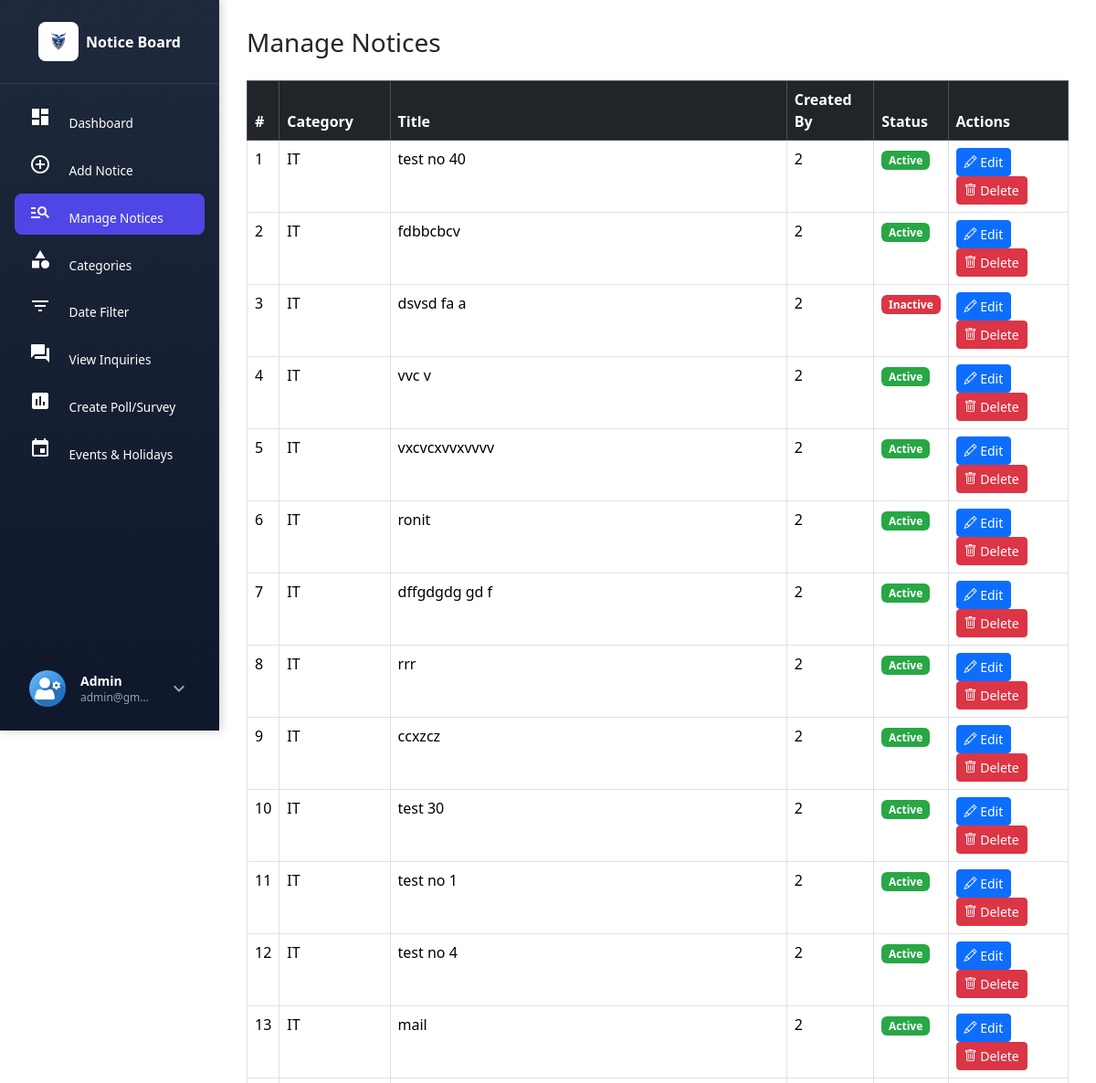
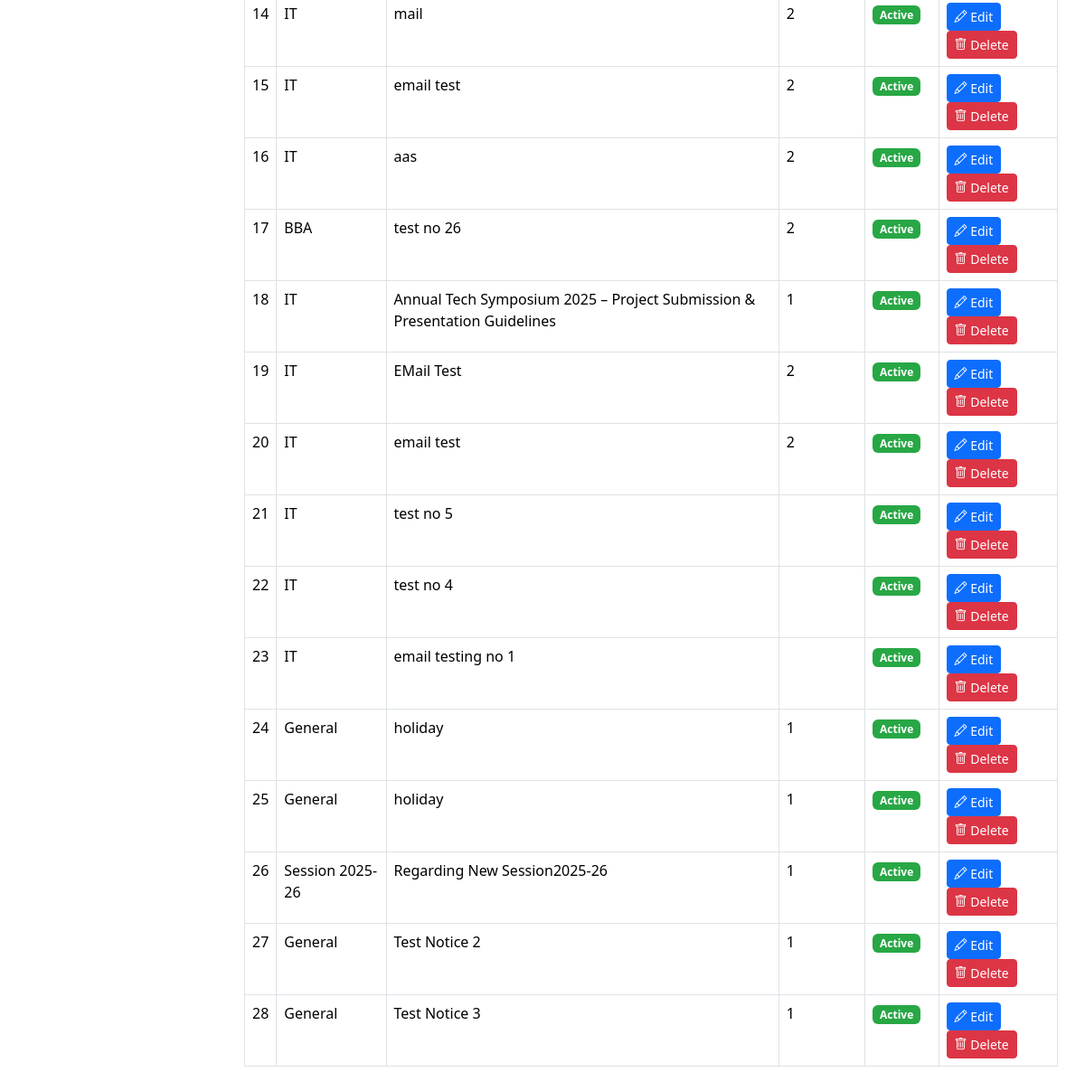
The page /manage-notices.php (signed in) on the database its author committed (2 pictures, top to bottom).
### tables this page shows
CREATE TABLE `notices` (
  `id` int(11) NOT NULL,
  `category` varchar(255) DEFAULT NULL,
  `Class` varchar(10) NOT NULL,
  `title` varchar(255) NOT NULL,
  `content` text NOT NULL,
  `created_at` timestamp NOT NULL DEFAULT current_timestamp(),
  `status` enum('active','inactive') DEFAULT 'active',
  `created_by` int(11) DEFAULT NULL,
  `file_path` varchar(255) DEFAULT NULL,
  `views` int(11) DEFAULT 0
);

### manage-notices.php (the view, shortened to what this page needs)
<?php
include_once('includes/dbconnection.php');
?>
<!DOCTYPE html>
<html lang="en">
<head>
    <link href="https://cdn.jsdelivr.net/npm/bootstrap@5.3.0/dist/css/bootstrap.min.css" rel="stylesheet">
    <link href="https://cdn.jsdelivr.net/npm/bootstrap-icons@1.10.5/font/bootstrap-icons.css" rel="stylesheet">
</head>
<body>
<?php include_once('includes/admin_sidebar.php'); ?>
<?php include('includes/header.php'); ?>
<div class="content">
    <h3 class="mb-4">Manage Notices</h3>
    <table class="table table-bordered table-hover bg-white">
        <thead class="table-dark">
            <tr>
                <th>#</th>
                <th>Category</th>
                <th>Title</th>
                <th>Created By</th>
                <th>Status</th>
                <th>Actions</th>
            </tr>
        </thead>
        <tbody>
        <?php
        $sql = "SELECT * FROM notices ORDER BY created_at DESC";
        $result = $con->query($sql);
        $cnt = 1;
        while ($row = $result->fetch_assoc()):
        ?>
            <tr>
                <td><?= $cnt++ ?></td>
                <td><?= htmlspecialchars($row['category']) ?></td>
                <td><?= htmlspecialchars($row['title']) ?></td>
                <td><?= htmlspecialchars($row['created_by']) ?></td>
                <td>
                    <span class="badge <?= $row['status'] == 'inactive' ? 'badge-danger' : 'badge-success' ?>">
                        <?= ucfirst($row['status']) ?>
                    </span>
                </td>
                <td>
                    <a href="edit_notice.php?id=<?= $row['id'] ?>" class="btn btn-sm btn-primary">
                        <i class="bi bi-pencil"></i> Edit
                    </a>
                    <a href="delete_notice.php?id=<?= $row['id'] ?>" onclick="return confirm('Delete this notice?');" class="btn btn-sm btn-danger">
                        <i class="bi bi-trash"></i> Delete
                    </a>
                </td>
            </tr>
        <?php endwhile; ?>
        </tbody>
    </table>
</div>
</body>
</html>

### includes/admin_sidebar.php (shortened to what this page needs)
<?php
include(__DIR__ . '/dbconnection.php');
$adminid = $_SESSION['nbid'];
$ret = mysqli_query($con, "SELECT AdminName, Email, role FROM tbladmin WHERE ID='$adminid'");
$row = mysqli_fetch_array($ret);
$name = $row['AdminName'] ?? '';
$email = $row['Email'] ?? '';
$current_page = basename($_SERVER['PHP_SELF']);
?>
<!DOCTYPE html>
<html lang="en">
<head>
<link href="https://cdn.jsdelivr.net/npm/bootstrap@5.3.6/dist/css/bootstrap.min.css" rel="stylesheet">
<link href="https://cdn.jsdelivr.net/npm/bootstrap-icons@1.10.5/font/bootstrap-icons.css" rel="stylesheet">
<script src="https://cdn.tailwindcss.com"></script>
  <link href="https://cdn.jsdelivr.net/npm/bootstrap@5.3.6/dist/css/bootstrap.min.css" rel="stylesheet">
  <link href="https://cdn.jsdelivr.net/npm/bootstrap-icons@1.10.5/font/bootstrap-icons.css" rel="stylesheet">
  <script src="https://cdn.tailwindcss.com"></script>
    <script src="https://cdn.tailwindcss.com"></script>
    <link rel="stylesheet" href="https://cdnjs.cloudflare.com/ajax/libs/font-awesome/6.4.0/css/all.min.css">
</head>
<body>
  <aside class="sidebar">
    <div class="sidebar-header d-flex align-items-center justify-content-center p-4">
      <div class="sidebar-logo me-2">
        <img alt="Logo" width="28" height="28" class="img-fluid"
             src="images/jai_hind.jpeg" />
      </div>
      <span class="fw-semibold" style="font-size:1rem;">Notice Board</span>
    </div>
    <nav class="flex-grow-1 p-3">
      <div class="nav flex-column">
        <a href="dashboard.php" class="nav-link <?php echo ($current_page == 'dashboard.php') ? 'active' : ''; ?>">
          <i class="material-icons nav-icon">dashboard</i>
          <span class="ms-3">Dashboard</span>
        </a>
        <a href="add-notices.php" class="nav-link <?php echo ($current_page == 'add-notices.php') ? 'active' : ''; ?>">
          <i class="material-icons nav-icon">add_circle_outline</i>
          <span class="ms-3">Add Notice</span>
        </a>
        <a href="manage-notices.php" class="nav-link <?php echo ($current_page == 'manage-notices.php') ? 'active' : ''; ?>">
          <i class="material-icons nav-icon">manage_search</i>
          <span class="ms-3">Manage Notices</span>
        </a>
        <a href="category.php" class="nav-link <?php echo ($current_page == 'category.php') ? 'active' : ''; ?>">
          <i class="material-icons nav-icon">category</i>
          <span class="ms-3">Categories</span>
        </a>
        <a href="bwdates-reports.php" class="nav-link <?php echo ($current_page == 'bwdates-reports.php') ? 'active' : ''; ?>">
          <i class="material-icons nav-icon">filter_list</i>
          <span class="ms-3">Date Filter</span>
        </a>
        <a href="view_Inquiries.php" class="nav-link <?php echo ($current_page == 'view_Inquiries.php') ? 'active' : ''; ?>">
          <i class="material-icons nav-icon">question_answer</i>
          <span class="ms-3">View Inquiries</span>
        </a>
        <a href="admin-polls.php" class="nav-link <?php echo ($current_page == 'admin-polls.php') ? 'active' : ''; ?>">
          <i class="material-icons nav-icon">poll</i>
          <span class="ms-3">Create Poll/Survey</span>
        </a>
        <a href="admin-events.php" class="nav-link <?php echo ($current_page == 'admin-events.php') ? 'active' : ''; ?>">
          <i class="material-icons nav-icon">event</i>
          <span class="ms-3">Events & Holidays</span>
        </a>
      </div>
    </nav>
    <div class="sidebar-footer p-3 relative">
      <div class="relative group w-full">
        <button onclick="toggleDropdown()" class="w-full bg-transparent text-left flex items-center gap-3 px-3 py-2.5 rounded-lg hover:bg-slate-700/50 transition-all duration-300">
          <img src="images/icon/avatar-01.jpg"
               class="admin-avatar" alt="Admin" />
          <div class="flex-grow overflow-hidden">
            <p class="mb-0 text-sm font-semibold text-white truncate"><?php echo htmlentities($name); ?></p>
            <p class="mb-0 text-xs text-slate-400 truncate"><?php echo htmlentities($email); ?></p>
          </div>
          <i class="material-icons text-slate-400" id="dropdown-icon">expand_more</i>
        </button>
      </div>
    </div>
  </aside>
</body>
</html>

### includes/header.php (shortened to what this page needs)
<link href="https://cdn.jsdelivr.net/npm/bootstrap@5.3.0/dist/css/bootstrap.min.css" rel="stylesheet">
<link href="https://cdn.jsdelivr.net/npm/bootstrap-icons@1.10.5/font/bootstrap-icons.css" rel="stylesheet" />
<link href="https://cdn.jsdelivr.net/npm/bootstrap@5.3.6/dist/css/bootstrap.min.css" rel="stylesheet">
 <script src="https://cdn.tailwindcss.com?plugins=forms,container-queries"></script>
<script src="https://cdn.tailwindcss.com"></script>

### manage-notices.php (style rules this page uses)
body { background-color: #f8f9fa; }
.sidebar a { color: #fff; text-decoration: none; }
.content { margin-left: 240px; padding: 30px; }
.badge-success { background-color: #28a745; }
.badge-danger { background-color: #dc3545; }

### includes/admin_sidebar.php (style rules this page uses)
body { background: #f8fafc; }
.sidebar { width: 240px; height: 100vh; background: linear-gradient(180deg, #1e293b, #0f172a); color: white; position: fixed; left: 0; top: 0; z-index: 40; display: flex; flex-direction: column; box-shadow: 2px 0 10px rgba(0, 0, 0, 0.2); }
.sidebar-header { border-bottom: 1px solid rgba(255, 255, 255, 0.1); }
.sidebar-logo { background-color: white; padding: 0.5rem; border-radius: 0.5rem; }
.nav-link { color: #cbd5e1; border-radius: 8px; padding: 0.8rem 1rem; margin-bottom: 0.4rem; display: flex; align-items: center; font-weight: 500; font-size: 0.85rem !important; transition: all 0.3s ease; }
.nav-link.active { background: #4f46e5; color: white; }
.nav-icon { font-size: 1.4rem; color: inherit; transition: transform 0.3s; }
.admin-avatar { width: 40px; height: 40px; border-radius: 50%; object-fit: cover; }
#dropdown-icon { transition: transform 0.3s; }

### rows shown on the page
notices: category "IT", title "test no 40", created_by "2", status "Active"
notices: category "IT", title "fdbbcbcv", created_by "2", status "Active"
notices: category "IT", title "dsvsd fa a", created_by "2", status "Inactive"
notices: category "IT", title "vvc v", created_by "2", status "Active"
notices: category "IT", title "vxcvcxvvxvvvv", created_by "2", status "Active"
notices: category "IT", title "ronit", created_by "2", status "Active"
notices: category "IT", title "dffgdgdg gd f", created_by "2", status "Active"
notices: category "IT", title "rrr", created_by "2", status "Active"
notices: category "IT", title "ccxzcz", created_by "2", status "Active"
notices: category "IT", title "test 30", created_by "2", status "Active"
notices: category "IT", title "test no 1", created_by "2", status "Active"
notices: category "IT", title "test no 4", created_by "2", status "Active"
notices: category "IT", title "mail", created_by "2", status "Active"
notices: category "IT", title "mail", created_by "2", status "Active"
notices: category "IT", title "email test", created_by "2", status "Active"
notices: category "IT", title "aas", created_by "2", status "Active"
notices: category "BBA", title "test no 26", created_by "2", status "Active"
notices: category "IT", title "Annual Tech Symposium 2025 – Project Submission & Presentation Guidelines", created_by "1", status "Active"
notices: category "IT", title "EMail Test", created_by "2", status "Active"
notices: category "IT", title "email test", created_by "2", status "Active"
notices: category "IT", title "test no 5", status "Active"
notices: category "IT", title "test no 4", status "Active"
notices: category "IT", title "email testing no 1", status "Active"
notices: category "General", title "holiday", created_by "1", status "Active"
notices: category "General", title "holiday", created_by "1", status "Active"
notices: category "Session 2025-26", title "Regarding New Session2025-26", created_by "1", status "Active"
notices: category "General", title "Test Notice 2", created_by "1", status "Active"
notices: category "General", title "Test Notice 3", created_by "1", status "Active"

### other values the page prints
$name "Admin"
$email "admin@gm…"
